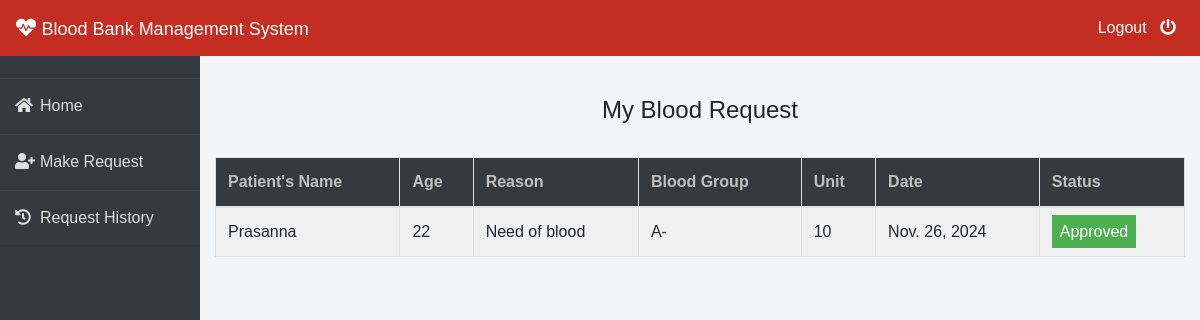
Page /patient/my-request (signed in) on the earlier database version.
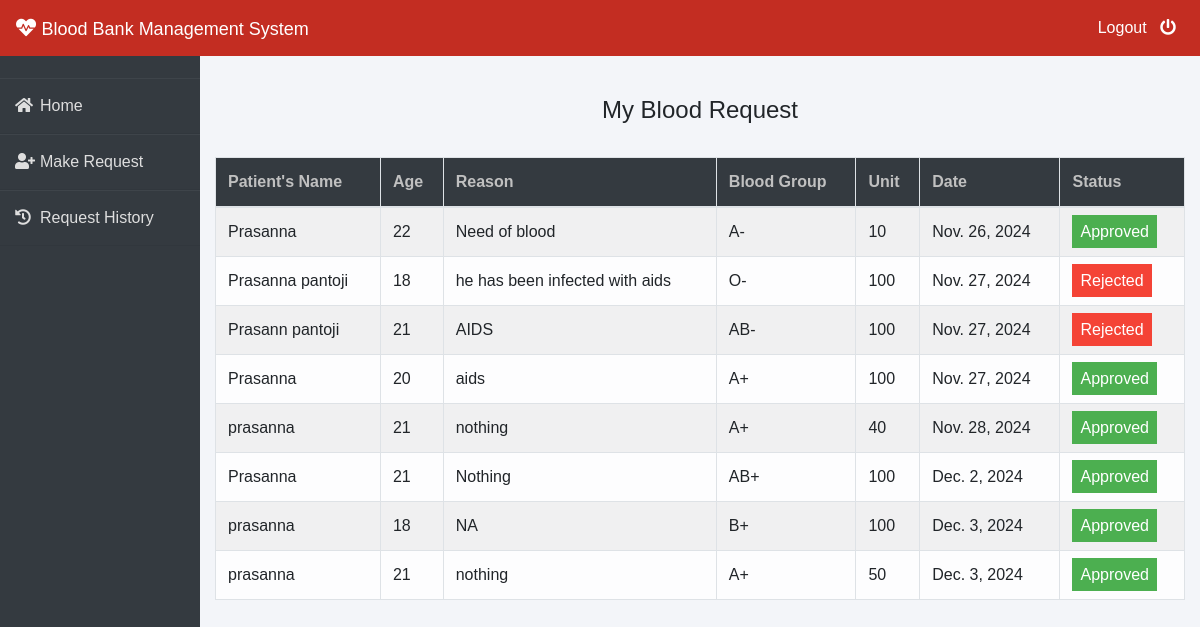
Same page on the later database version.
### blood/models.py (models this page shows, shortened)
class BloodRequest(models.Model):
    request_by_patient=models.ForeignKey(pmodels.Patient,null=True,on_delete=models.CASCADE)
    request_by_donor=models.ForeignKey(dmodels.Donor,null=True,on_delete=models.CASCADE)
    patient_name=models.CharField(max_length=30)
    patient_age=models.PositiveIntegerField()
    reason=models.CharField(max_length=500)
    bloodgroup=models.CharField(max_length=10)
    unit=models.PositiveIntegerField(default=0)
    status=models.CharField(max_length=20,default="Pending")
    date=models.DateField(auto_now=True)

### patient/views.py (the view)
# urls.py: path('my-request', views.my_request_view,name='my-request'),
def my_request_view(request):
    patient= models.Patient.objects.get(user_id=request.user.id)
    blood_request=bmodels.BloodRequest.objects.all().filter(request_by_patient=patient)
    return render(request,'patient/my_request.html',{'blood_request':blood_request})

### templates/patient/my_request.html (shortened to what this page needs)
{% extends 'patient/patientbase.html' %}
{% block content %}
{% load widget_tweaks %}
{%load static%}
<head>
   </head>
<br><br>
<div class="container">
    <H4 class="text-center">My Blood Request</H4><br>
    <table class="table table-light table-hover table-bordered table-striped">
        <thead class="bg-dark">
            <tr>
                <th scope="col" style="color: rgb(192, 192, 192);">Patient's Name</th>
                <th scope="col" style="color: rgb(192, 192, 192);">Age</th>
                <th scope="col" style="color: rgb(192, 192, 192);">Reason</th>
                <th scope="col" style="color: rgb(192, 192, 192);">Blood Group</th>
                <th scope="col" style="color: rgb(192, 192, 192);">Unit</th>
                <th scope="col" style="color: rgb(192, 192, 192);">Date</th>
                <th scope="col" style="color: rgb(192, 192, 192);">Status</th>
            </tr>
        </thead>
        <tbody>
            {% for t in blood_request %}
            <tr>
                <td> {{t.patient_name}}</td>
                <td>{{t.patient_age}}</td>
                <td>{{t.reason}}</td>
                <td>{{t.bloodgroup}}</td>
                <td>{{t.unit}}</td>
                <td>{{t.date}}</td>
                {% if t.status == 'Approved' %}
                <td><span class="label success"> Approved</span></td>
                {% elif t.status == 'Rejected' %}
                <td><span class="label danger">Rejected</span></td>
                {% else %}
                <td><span style="color: white;margin-left: 0px;" class="label info">Pending</span></td>
                {% endif %}
            </tr>
            {% endfor %}
        </tbody>
    </table>
</div>
{% endblock content %}

### templates/patient/patientbase.html (shortened to what this page needs)
<!DOCTYPE html>
<html lang="en">
<head>
    <link rel="stylesheet" href="https://maxcdn.bootstrapcdn.com/bootstrap/4.0.0/css/bootstrap.min.css">
    <link rel="stylesheet" href="https://cdnjs.cloudflare.com/ajax/libs/font-awesome/5.14.0/css/all.css">
</head>
<body>
    <nav class="navbar navbar-expand-lg navbar-light fixed-top bg-danger">
        <a style="color:white;" class="navbar-brand" href="/"><i class="fa fa-heartbeat"></i>&nbsp;<font face = "Comic sans MS" size ="4">Blood Bank Management System</font></a>
        <div class="navbar-collapse collapse w-100 order-3 dual-collapse2">
            <ul class="navbar-nav ml-auto">
                <li class="nav-item">
                    <a class="nav-link" style="color: white;" href="/logout">Logout &nbsp; <i class="fa fa-power-off"></i></a>
                </li>
            </ul>
        </div>
      </nav>
<br><br>
<div class="wrapper">
    <div class="sidebar">
        <ul>
            <li><a style="text-decoration:none;" href="/"><i class="fas fa-home"></i>Home</a></li>
            <li><a style="text-decoration:none;" href="/patient/make-request"><i class="fas fa-user-plus"></i>Make Request</a></li>
            <li><a style="text-decoration:none;" href="/patient/my-request"><i class="fas fa-history"></i>Request History</a></li>
        </ul>
    </div>
    <div class="main_content">
{% block content %}
{% endblock content %}
    </div>
</div>
</body>
</html>

### templates/patient/patientbase.html (style rules this page uses)
* { margin: 0; padding: 0; box-sizing: border-box; list-style: none; text-decoration: none; font-family: 'Josefin Sans', sans-serif; }
body { background-color: #f3f5f9; }
.bg-danger { background-color: #c32d22!important; }
.wrapper { display: flex; position: relative; }
.wrapper .sidebar { width: 200px; height: 100%; background: #343a40; padding: 30px 0px; position: fixed; }
.wrapper .sidebar ul li { padding: 15px; border-bottom: 1px solid #dedede; border-bottom: 1px solid rgba(0,0,0,0.05); border-top: 1px solid rgba(255,255,255,0.05); }
.wrapper .sidebar ul li a { color: #dedede; display: block; }
.wrapper .sidebar ul li a .fas { width: 25px; }
.wrapper .main_content { width: 100%; margin-left: 200px; }

### templates/patient/my_request.html (style rules this page uses)
.label { color: white; padding: 8px; }
.success { background-color: #4CAF50; }
.danger { background-color: #f44336; }

Differences in the rows shown:
added BloodRequest: patient_name "Prasanna pantoji", patient_age "18", reason "he has been infected with aids", bloodgroup "O-", unit "100", date "Nov. 27, 2024", status "Rejected"
added BloodRequest: patient_name "Prasann pantoji", patient_age "21", reason "AIDS", bloodgroup "AB-", unit "100", date "Nov. 27, 2024", status "Rejected"
added BloodRequest: patient_name "Prasanna", patient_age "20", reason "aids", bloodgroup "A+", unit "100", date "Nov. 27, 2024", status "Approved"
added BloodRequest: patient_name "prasanna", patient_age "21", reason "nothing", bloodgroup "A+", unit "40", date "Nov. 28, 2024", status "Approved"
added BloodRequest: patient_name "Prasanna", patient_age "21", reason "Nothing", bloodgroup "AB+", unit "100", date "Dec. 2, 2024", status "Approved"
added BloodRequest: patient_name "prasanna", patient_age "18", reason "NA", bloodgroup "B+", unit "100", date "Dec. 3, 2024", status "Approved"
added BloodRequest: patient_name "prasanna", patient_age "21", reason "nothing", bloodgroup "A+", unit "50", date "Dec. 3, 2024", status "Approved"
